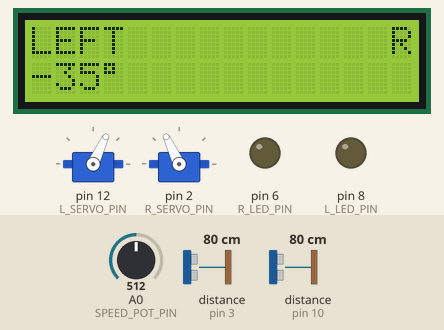
Simulated run of this sketch. Board: Arduino Uno, built with avr-gcc and run on an emulated ATmega328P. Shown: 2 × servo, 16×2 character LCD, output pins drawn as LEDs (lit = HIGH). Wiring (from diagram.json): 2 × ultrasonic range finder: trigger pin 11, echo pin 10 / trigger pin 4, echo pin 3. Inputs (shaded band) come from the test bench; at power-on: distance to the obstacle (sensors on pin 3, pin 10) 80 cm, A0 (SPEED_POT_PIN) = 512. The echo pulse lasts 58.3 µs per cm; pins used as bus, display or sensor lines are not drawn; what the sketch prints to the serial monitor is not drawn.

Above: at 2.3 s.
2.4 s: distance to the obstacle (sensor on pin 3) set to 153 cm
At 4.51 s:
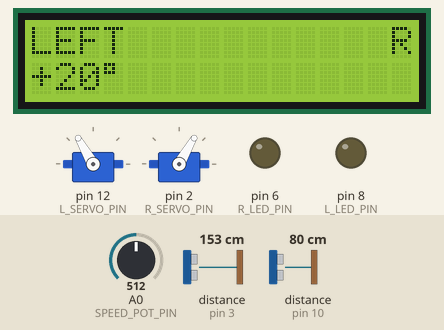
4.7 s: A0 (SPEED_POT_PIN) set to 749
6.7 s: A0 (SPEED_POT_PIN) set to 768
At 8.97 s:
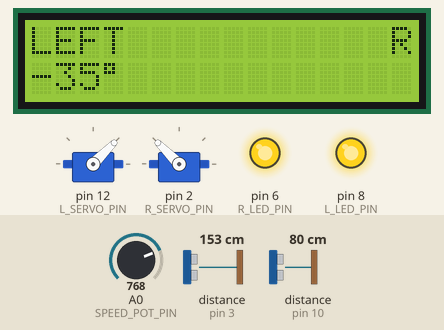
9.1 s: distance to the obstacle (sensor on pin 10) set to 2 cm
11.4 s: distance to the obstacle (sensor on pin 3) set to 250 cm
At 12.24 s:
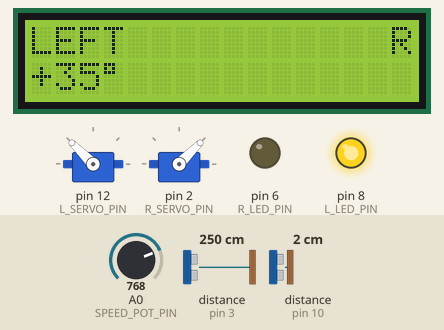
13.6 s: distance to the obstacle (sensor on pin 10) set to 299 cm
At 19.77 s:
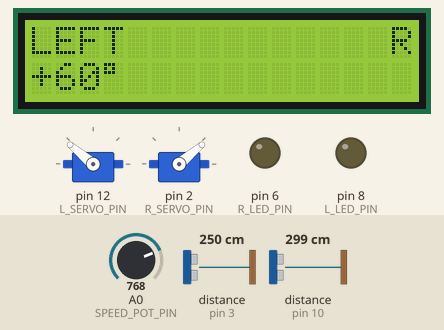
Timing chart, 0 to 63.4 s (numbered marks = the images above; inputs shaded):
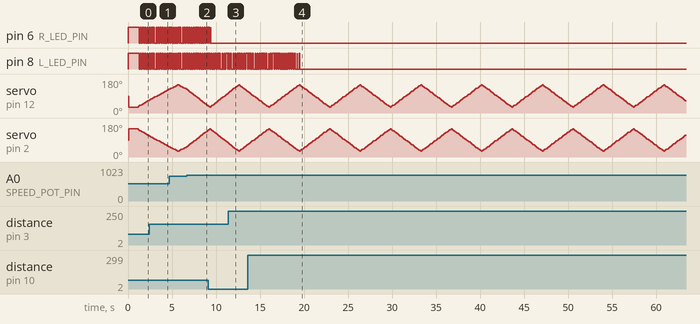

The sketch:

BlindSpotDetection.ino
```cpp
/*
  Vehicle Blind Spot Detection System
  Board: Arduino Uno

  Two HC-SR04 ultrasonic sensors (left / right side of the car) are each
  mounted on a servo that sweeps them back and forth to cover a wide arc.
  Every sweep position stores a distance reading, and the nearest object
  on each side is shown on a 20x4 I2C LCD with its distance and direction.
  A potentiometer adjusts the sweep speed, and one LED per side lights up
  when something is detected (blinking when it is closer than CLOSE_CM).

  Wiring
    Left  sonar  TRIG -> D11  ECHO -> D10
    Right sonar  TRIG -> D4   ECHO -> D3
    Left  servo  PWM  -> D12
    Right servo  PWM  -> D2
    Left  LED    5V -> LED -> 220R -> D8   (active-low)
    Right LED    5V -> LED -> 220R -> D6   (active-low)
    Speed pot    SIG  -> A0
    LCD (I2C)    SDA  -> A4   SCL  -> A5   (address 0x27)
*/

#include <Wire.h>
#include <LiquidCrystal_I2C.h>
#include <Servo.h>

// Pins
const uint8_t L_TRIG = 11, L_ECHO = 10;
const uint8_t R_TRIG = 4, R_ECHO = 3;
const uint8_t L_SERVO_PIN = 12, R_SERVO_PIN = 2;
const uint8_t SPEED_POT_PIN = A0;
// LEDs are wired active-low (anode to 5V, cathode through a resistor to the
// pin), so writing LOW turns them on.
const uint8_t L_LED_PIN = 8, R_LED_PIN = 6;

// Sweep
const int SWEEP_MIN = 30; // servo angle limits (degrees)
const int SWEEP_MAX = 150;
const int SWEEP_STEP = 5; // degrees moved per step
const int SLOTS = (SWEEP_MAX - SWEEP_MIN) / SWEEP_STEP + 1;

// Time per step, chosen by the potentiometer (5 deg per step).
// 60 ms (~1.4 s per pass) is the minimum: it leaves time for the servo to
// settle, for both sonars to time out (~25 ms each), and matches the
// HC-SR04 datasheet's minimum interval between pings.
const unsigned long STEP_MS_FAST = 60;
const unsigned long STEP_MS_SLOW = 300; // ~7.2 s per pass

// ---------------- Detection settings ----------------
const uint16_t DETECT_RANGE_CM = 300;          // ignore anything further away
const uint16_t MIN_RANGE_CM = 2;               // HC-SR04 minimum reliable range
const unsigned long ECHO_TIMEOUT_US = 25000UL; // ~4 m round trip
const uint16_t NO_OBJECT = 0;

// Readings within this many cm of the nearest count as equally near; the
// most recent of them is shown so the angle follows the sweep.
const uint16_t TIE_TOLERANCE_CM = 2;

// The side's LED blinks when the nearest object is closer than this
const uint16_t CLOSE_CM = 100;
const unsigned long BLINK_MS = 125;

// Relative angle (degrees from straight out sideways) used for labels.
// Negative = toward the rear of the car, positive = toward the front.
const int SIDE_ZONE_DEG = 15;

const unsigned long LCD_REFRESH_MS = 200;

// ---------------- LCD ----------------
const uint8_t LCD_COLS = 20;
const uint8_t LCD_ROWS = 4;

// ---------------- Types ----------------
struct Side
{
  char id; // 'L' or 'R' shown on the LCD
  uint8_t trigPin;
  uint8_t echoPin;
  uint8_t servoPin;
  uint8_t ledPin;
  bool mirrored; // right servo turns the opposite way to the left one
  Servo servo;
  uint16_t distMap[SLOTS]; // last distance seen at each sweep position
  uint16_t seenAt[SLOTS];  // step count when each position was measured
};

Side sides[2] = {
    {'L', L_TRIG, L_ECHO, L_SERVO_PIN, L_LED_PIN, false, Servo(), {}, {}},
    {'R', R_TRIG, R_ECHO, R_SERVO_PIN, R_LED_PIN, true, Servo(), {}, {}},
};

LiquidCrystal_I2C lcd(0x27, LCD_COLS, LCD_ROWS);

int slot = 0;           // current sweep position index
int sweepDir = 1;       // +1 or -1
uint16_t stepCount = 0; // total steps taken (wraps around safely)
unsigned long stepInterval = STEP_MS_SLOW;
unsigned long lastStepMs = 0;
unsigned long lastLcdMs = 0;

// ---------------- Helpers ----------------
int slotToServoAngle(int s)
{
  return SWEEP_MIN + s * SWEEP_STEP;
}

// The servos are mounted as mirror images: the left one faces left and the
// right one faces right (front of the car = top of the diagram). The right
// servo is driven to (180 - angle) so both sonars point the same way
// relative to the car (both toward the rear, or both toward the front) at
// the same time.
int servoAngleFor(const Side &side, int s)
{
  int angle = slotToServoAngle(s);
  return side.mirrored ? 180 - angle : angle;
}

// Angle from straight out sideways, the same for both sides.
// Negative = toward the rear of the car, positive = toward the front.
int relativeAngle(int s)
{
  return slotToServoAngle(s) - 90;
}

const char *directionLabel(int rel)
{
  if (rel < -SIDE_ZONE_DEG)
    return "REAR";
  if (rel > SIDE_ZONE_DEG)
    return "FRONT";
  return "SIDE";
}

uint16_t measureCm(uint8_t trigPin, uint8_t echoPin)
{
  digitalWrite(trigPin, LOW);
  delayMicroseconds(2);
  digitalWrite(trigPin, HIGH);
  delayMicroseconds(10);
  digitalWrite(trigPin, LOW);

  unsigned long us = pulseIn(echoPin, HIGH, ECHO_TIMEOUT_US);
  if (us == 0)
    return NO_OBJECT; // no echo within timeout

  uint16_t cm = us / 58; // speed of sound: ~58 us per cm (round trip)
  if (cm < MIN_RANGE_CM || cm > DETECT_RANGE_CM)
    return NO_OBJECT;
  return cm;
}

// Finds the nearest object in the side's map. Returns its slot, or -1.
// Among readings within TIE_TOLERANCE_CM of the nearest, the most recently
// measured one wins, so a wide object (e.g. a car alongside) is tracked
// as the sweep moves across it instead of locking to one angle.
int nearestSlot(const Side &side)
{
  uint16_t minDist = NO_OBJECT;
  for (int s = 0; s < SLOTS; s++)
  {
    uint16_t d = side.distMap[s];
    if (d != NO_OBJECT && (minDist == NO_OBJECT || d < minDist))
      minDist = d;
  }
  if (minDist == NO_OBJECT)
    return -1;

  int best = -1;
  uint16_t bestAge = 0;
  for (int s = 0; s < SLOTS; s++)
  {
    uint16_t d = side.distMap[s];
    if (d == NO_OBJECT || d > minDist + TIE_TOLERANCE_CM)
      continue;
    uint16_t age = stepCount - side.seenAt[s];
    if (best < 0 || age < bestAge)
    {
      best = s;
      bestAge = age;
    }
  }
  return best;
}

unsigned long readStepInterval()
{
  int raw = analogRead(SPEED_POT_PIN);
  // Turning the pot clockwise makes the sweep faster
  return map(raw, 0, 1023, STEP_MS_SLOW, STEP_MS_FAST);
}

void printLine(uint8_t row, const char *text)
{
  char line[LCD_COLS + 1];
  snprintf(line, sizeof(line), "%-20s", text);
  lcd.setCursor(0, row);
  lcd.print(line);
}

// Fills one side's direction, distance and angle text (max 10 chars each)
void sideText(const Side &side, char dir[11], char dist[11], char angle[11])
{
  int s = nearestSlot(side);
  if (s < 0)
  {
    strcpy(dir, "CLEAR");
    strcpy(dist, "---");
    strcpy(angle, "---");
    return;
  }
  int rel = relativeAngle(s);
  strcpy(dir, directionLabel(rel));
  snprintf(dist, 11, "%u cm", side.distMap[s]);
  snprintf(angle, 11, "%+d\xDF", rel); // 0xDF = LCD degree symbol
}

// Screen split into two 10-char columns, left side on the left:
//   "LEFT           RIGHT"
//   "REAR           CLEAR"
//   "85 cm            ---"
//   "-45°             ---"
void showSides()
{
  char left[3][11], right[3][11];
  sideText(sides[0], left[0], left[1], left[2]);
  sideText(sides[1], right[0], right[1], right[2]);

  printLine(0, "LEFT           RIGHT");
  char buf[LCD_COLS + 1];
  for (uint8_t i = 0; i < 3; i++)
  {
    snprintf(buf, sizeof(buf), "%-10s%10s", left[i], right[i]);
    printLine(i + 1, buf);
  }
}

void moveServos()
{
  for (Side &side : sides)
    side.servo.write(servoAngleFor(side, slot));
}

// Off = clear, on = object detected, blinking = closer than CLOSE_CM
void updateLed(const Side &side, unsigned long now)
{
  int s = nearestSlot(side);
  bool on = false;
  if (s >= 0)
    on = side.distMap[s] >= CLOSE_CM || (now / BLINK_MS) % 2 == 0;
  digitalWrite(side.ledPin, on ? LOW : HIGH); // active-low
}

// ---------------- Main ----------------
void setup()
{
  Serial.begin(115200);

  for (Side &side : sides)
  {
    pinMode(side.trigPin, OUTPUT);
    pinMode(side.echoPin, INPUT);
    digitalWrite(side.trigPin, LOW);
    pinMode(side.ledPin, OUTPUT);
    digitalWrite(side.ledPin, HIGH); // off
    side.servo.attach(side.servoPin);
    for (int s = 0; s < SLOTS; s++)
      side.distMap[s] = NO_OBJECT;
  }

  lcd.init();
  lcd.backlight();
  printLine(0, "Blind Spot Det.");
  printLine(1, "Starting sweep..");

  moveServos();
  delay(1000); // let servos reach the start position
  lcd.clear();

  Serial.println(F("angle,left_cm,right_cm,step_ms"));
}

void loop()
{
  unsigned long now = millis();

  if (now - lastStepMs >= stepInterval)
  {
    lastStepMs = now;
    stepInterval = readStepInterval();

    // Servos were moved one step ago and have settled: measure here.
    // Sonars fire one after the other so their echoes can't interfere.
    for (Side &side : sides)
    {
      side.distMap[slot] = measureCm(side.trigPin, side.echoPin);
      side.seenAt[slot] = stepCount;
    }
    stepCount++;

    Serial.print(slotToServoAngle(slot));
    Serial.print(',');
    Serial.print(sides[0].distMap[slot]);
    Serial.print(',');
    Serial.print(sides[1].distMap[slot]);
    Serial.print(',');
    Serial.println(stepInterval);

    // Advance and bounce at the ends of the sweep
    slot += sweepDir;
    if (slot <= 0 || slot >= SLOTS - 1)
      sweepDir = -sweepDir;
    moveServos();
  }

  if (now - lastLcdMs >= LCD_REFRESH_MS)
  {
    lastLcdMs = now;
    showSides();
  }

  for (const Side &side : sides)
    updateLed(side, now);
}
```

Measured:
- the behaviour switches between 758 and 759 on A0 (SPEED_POT_PIN) (found by bisection; images 1 and 2)
- after the input at 11.4 s, the display: changes after 0.75 s (image 3)
- what the display in image 4 shows lasts 0.5 s, from 19.4 s to 19.9 s
